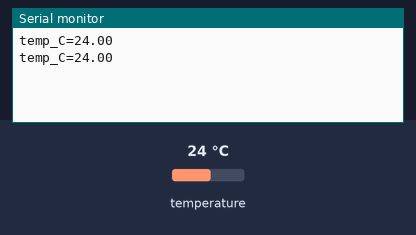
A sketch run on a simulated Arduino Uno, built with avr-gcc and run on an emulated ATmega328P. Shown: the last lines printed to the serial monitor. The inputs (shaded band) are chosen by the test bench; at power-on: temperature 24 °C.

Above: at 4.3 s.
4.4 s: temperature set to 12 °C
At 6.0 s:
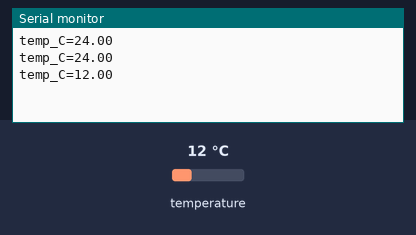
7.0 s: temperature set to 19 °C
At 8.5 s:
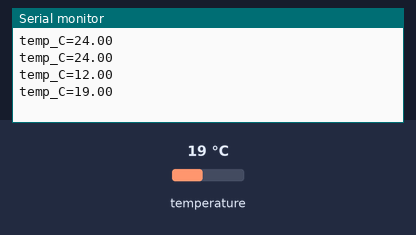
Timing chart, 0 to 10.0 s (numbered marks = the images above; inputs shaded):
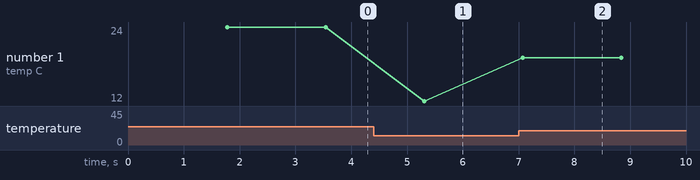

The sketch:

sketch.ino
```cpp
// UNO R3 + one DS18B20 TO-92, external 5V power.
// Flat face forward: GND, DQ, VDD; 4.7k pull-up from DQ to 5V.
#include <OneWire.h>
#include <DallasTemperature.h>
const byte DATA_PIN = 2;
OneWire oneWire(DATA_PIN);
DallasTemperature sensors(&oneWire);

void setup() {
  Serial.begin(9600);
  sensors.begin();
  sensors.setResolution(12);
  sensors.setWaitForConversion(true);
}

void loop() {
  delay(1000);
  sensors.requestTemperatures();
  float tempC = sensors.getTempCByIndex(0);
  if (tempC == DEVICE_DISCONNECTED_C) {
    Serial.println("ERROR: DS18B20");
    return;
  }
  Serial.print("temp_C=");
  Serial.println(tempC, 2);
}
```

Measured:
- after the input at 4.4 s, the serial monitor: prints a new line after 0.91 s (image 1)
- after the input at 7.0 s, the serial monitor: prints a new line after 0.07 s (image 2)
- plotted number 1: 24 → 12 after the input at 4.4 s, 12 → 19 after the input at 7.0 s
